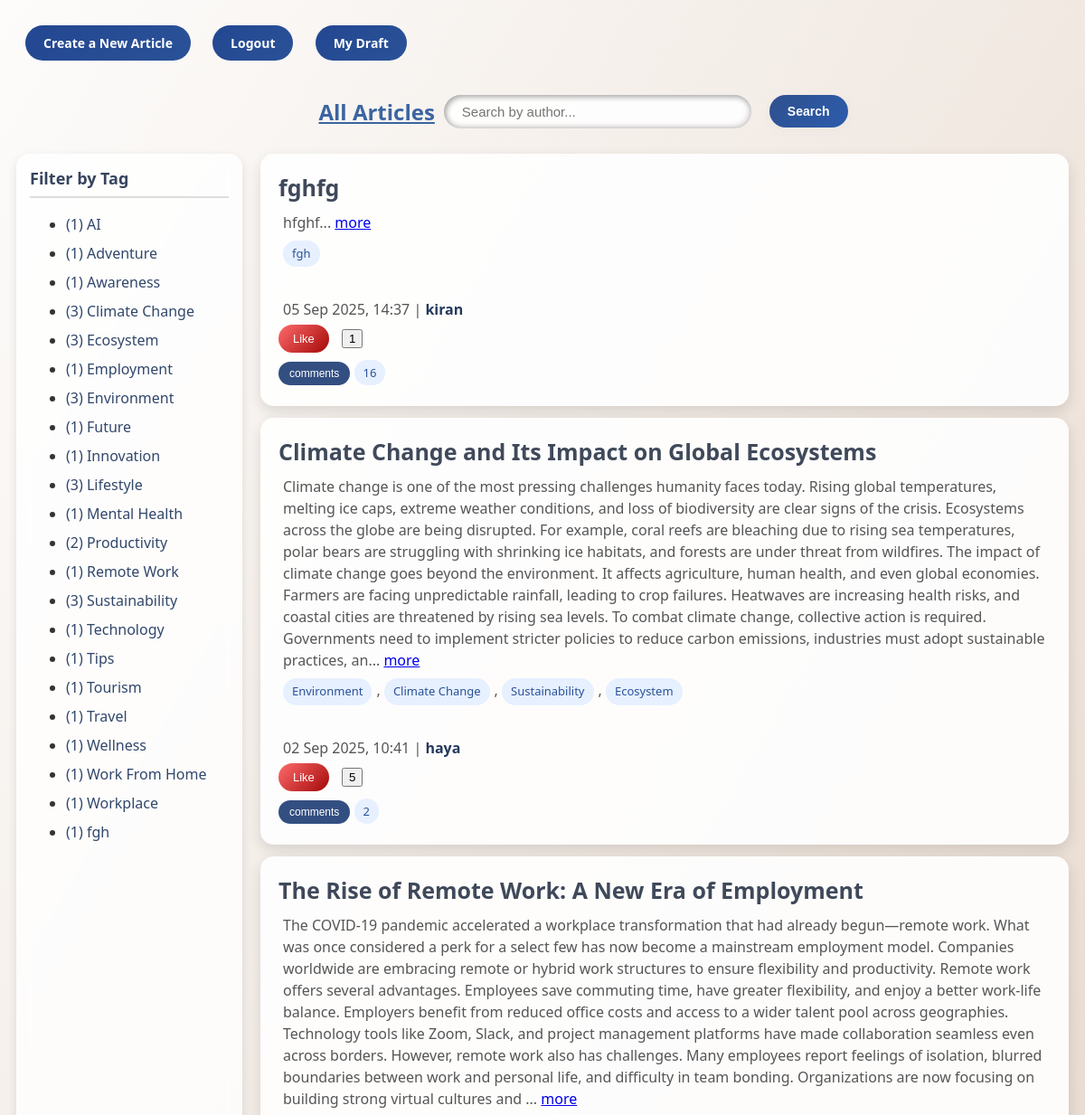
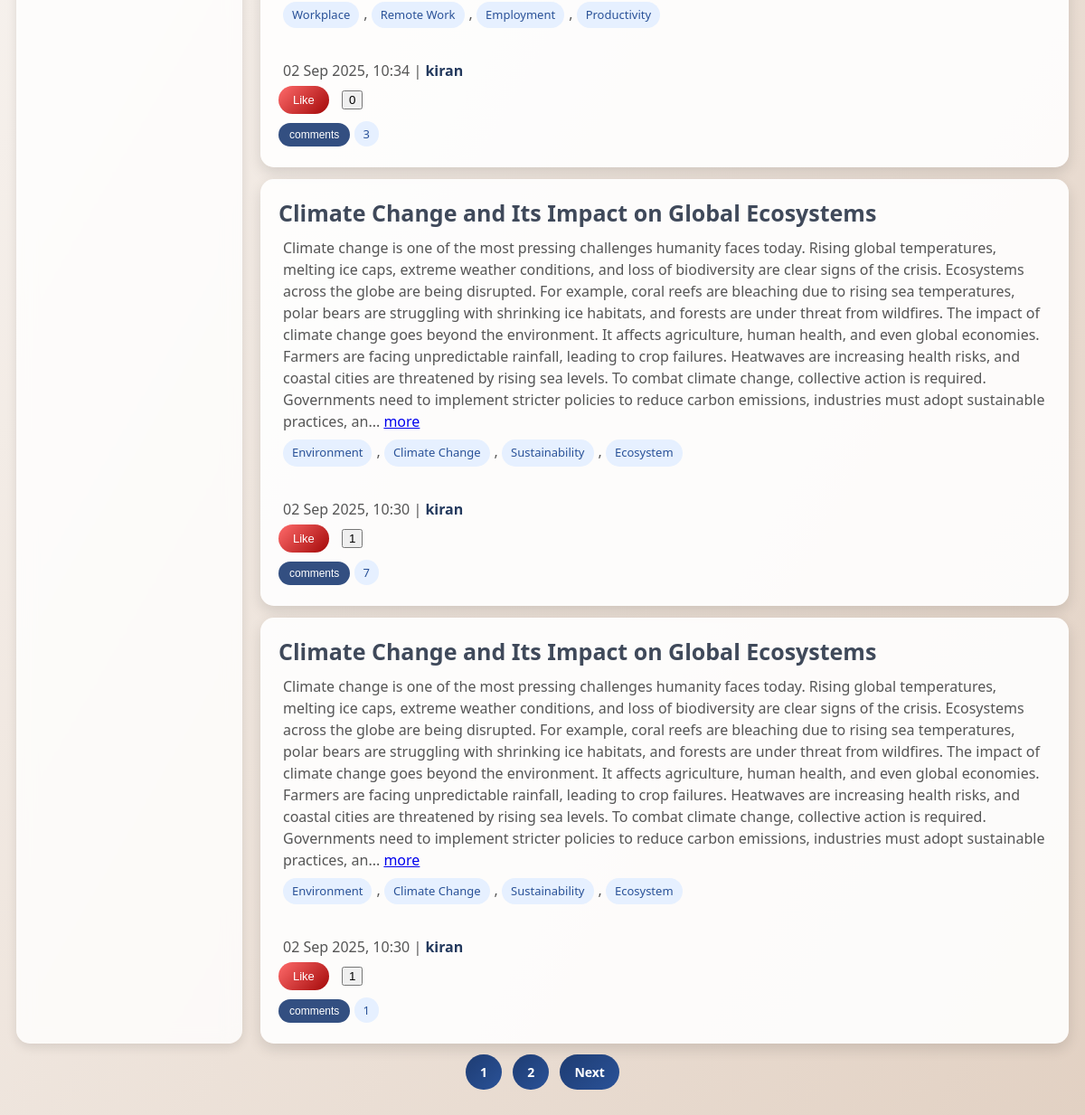
/article_list/ (signed in), run on the app's committed database (2 pictures, top to bottom).
### myapp/models.py (models this page shows, shortened)
class Article(models.Model):
    title = models.CharField(max_length=200)
    content = models.TextField()
    author = models.ForeignKey(User, on_delete=models.CASCADE)
    created_at = models.DateTimeField(auto_now_add=True)
    tags = models.CharField(max_length=100)
    is_draft = models.BooleanField(default=False)
    @property
    def tag_list(self):
        if self.tags:
            return [t.strip() for t in self.tags.split(",")]
        return []

### myapp/views.py (the view)
# urls.py: path('article_list/', views.article_list, name='article_list'),
def article_list(request):
    tag = request.GET.get("tag")
    author = request.GET.get("author")
    all_articles = Article.objects.filter(is_draft=False)
    tag_list = {}
    for art in all_articles:
        for t in art.tag_list:
            tag_list[t] = tag_list.get(t, 0) + 1
    tag_list = sorted(tag_list.items())
    articles = all_articles.order_by("-id")
    if tag:
        articles = [a for a in articles if tag in a.tag_list]
    if author:
        articles = articles.filter(author__username__icontains=author)
    paginator = Paginator(articles, 5)
    page_number = request.GET.get("page")
    page_obj = paginator.get_page(page_number)
    liked_articles = []
    if request.user.is_authenticated:
        liked_articles = request.user.like_set.values_list("article_id", flat=True)
    return render(request, "article_list.html", {
        "articles": page_obj,
        "tag_list": tag_list,
        "selected_tag": tag,
        "author_name": author,
        "page_obj": page_obj,
        "liked_articles": liked_articles,
    })

### myapp/templates/article_list.html (shortened to what this page needs)
{% extends 'base.html' %}
{% load static %}
{% block content %}
<div class="div2">
<div id="article-list-container">
  {% if user.is_authenticated %}
  <div class="button-3">
    <a href="{% url 'create_article' %}" class="button-link" id="create-article-link">Create a New Article</a>
    <a href="{% url 'logout' %}" class="button-link" id="logout-link">Logout</a>
    <a href="{% url 'draft_list' %}" class="button-link" id="draft-link">My Draft</a>
  </div>
  {% else %}
    <a href="{% url 'login' %}" class="button-link" id="login-link">Login</a>
    <a href="{% url 'register' %}" class="button-link" id="register-link">Register</a>
  {% endif %}
  <div class="search-bar" >
    <a href="{% url 'article_list' %}" class="underline-link" ><h2>All Articles</h2></a>
    <input type="text" id="author-search" placeholder="Search by author..."value="{{ request.GET.author|default:'' }}">
    <button id="author-search-btn" class="button-link">Search</button>
  </div>
  <div class="layout">
    <div class="tag-sidebar">
      <h3>Filter by Tag</h3>
      <ul>
        {% for tag, count in tag_list %}
          <li>
            <a href="?tag={{ tag }}">({{ count }}) {{ tag }} </a>
          </li>
        {% endfor %}
      </ul>
    </div>
    <div class="article-container">
      {% for article in articles %}
        <div class="article-card" data-id="{{ article.id }}">
          <h4> {{ article.title }}</h4>
          <p id="short-{{ article.id }}">
            {{ article.content|slice:":900" }}...
            <a href="#" class="more-link" data-id="{{ article.id }}">more</a>
          </p>
          <p>
            {% for tag in article.tag_list %}
              <span>{{ tag }}</span>{% if not forloop.last %}, {% endif %}
            {% endfor %}<br>
          </p><br>
          <p>{{ article.created_at|date:"d M Y, H:i" }} | <strong style="color:#23395d">{{ article.author.username }}</strong></p>
          {% if user.is_authenticated %}
          <button class="like-btn" data-article="{{ article.id }}">
            {% if article.id in liked_articles %}
              Liked
            {% else %}
              Like
            {% endif %}
          </button>
          {% else %}
            Login :
        {% endif %}
        <button class="like-count" id="like-count-{{ article.id }}" data-article="{{ article.id }}">
          {{ article.like_set.count|default:"0" }}
        </button>
          <div class="comments-section">
            <button class="comments-btn" data-article="{{ article.id }}">comments</button>
            <span class="comments-count" id="comments-count-{{ article.id }}">
              {{ article.comments.count|default:"0" }}
            </span>
          </div>
        </div>
      {% empty %}
        <p>No articles found.</p>
      {% endfor %}
    </div>
  </div>
</div>
  <div class="pagination" style="text-align:center; margin-top:20px;">
  {% for num in page_obj.paginator.page_range %}
    {% if page_obj.number == num %}
      <span class="button-link2" >{{ num }}</span>
    {% else %}
      <a href="?page={{ num }}{% if selected_tag %}&tag={{ selected_tag }}{% endif %}{% if author_name %}&author={{ author_name }}{% endif %}" class="button-link2">{{ num }}</a>
    {% endif %}
  {% endfor %}
  {% if page_obj.has_next %}
    <a href="?page={{ page_obj.next_page_number }}{% if selected_tag %}&tag={{ selected_tag }}{% endif %}{% if author_name %}&author={{ author_name }}{% endif %}" class="button-link2">Next</a>
  {% endif %}
  </div>
</div>
{% endblock %}

### myapp/templates/article_list.html (style rules this page uses)
body { font-family: 'Segoe UI', Tahoma, Geneva, Verdana, sans-serif; background: linear-gradient(120deg, #fdfcfb, #e2d1c3); color: #333; }
.div2 { margin: 0; padding: 10px ; max-width: 100%; }
.button-link { display: inline-block; padding: 10px 20px; background: linear-gradient(135deg, #234791ff, #2a5298); color: #fff; border-radius: 30px; text-decoration: none; font-weight: 600; font-size: 14px; margin: 10px; }
.search-bar { margin: 10px 0; gap: 10px; display: flex; justify-content: center; align-items: center; }
.search-bar input[type="text"] { padding: 10px 20px; width: 300px; border: none; border-radius: 25px; font-size: 15px; background: rgba(255,255,255,0.9); box-shadow: inset 2px 2px 6px rgba(163, 163, 163, 1), inset -2px -2px 6px rgba(206, 200, 200, 0.8); }
.search-bar button { padding: 10px 20px; border-radius: 25px; border: none; cursor: pointer; background: linear-gradient(135deg, #2e508dff, #2d5cadff); color: #fff; font-weight: 600; box-shadow: 0 4px 12px rgba(211, 208, 208, 0.15); }
.layout { display: grid; grid-template-columns: 250px 1fr; max-width: 100%; width: 100%; max-width: 100%; gap: 20px; }
.tag-sidebar { background: rgba(255,255,255,0.8); padding: 15px; border-radius: 15px; backdrop-filter: blur(10px); box-shadow: 0 4px 12px rgba(0,0,0,0.1); }
.tag-sidebar h3 { margin-top: 0; font-size: 18px; color: #36445eff; border-bottom: 2px solid #ddd; padding-bottom: 8px; }
.tag-sidebar li { margin: 10px 0; }
.tag-sidebar a { text-decoration: none; font-weight: 500; color: #31476bff; }
.article-container { display: flex; flex-direction: column; gap: 13px; }
.article-card { padding: 20px ; border-radius: 15px; background: rgba(255,255,255,0.9); box-shadow: 0 6px 15px rgba(0,0,0,0.12); }
.article-card h4 { margin: 0 0 10px; font-size: 25px; color: #3f495aff; }
.article-card p { margin: 5px ; line-height: 1.5; color: #555; }
.article-card span { display: inline-block; background: #e6f0ff; padding: 5px 10px; border-radius: 15px; font-size: 13px; margin: 3px 5px 3px 0; color: #2a5298; font-weight: 500; }
.like-btn { background: linear-gradient(135deg, #ff6b6b, #a30808ff); border: none; padding: 8px 16px; border-radius: 20px; color: white; cursor: pointer; font-size: 13px; margin-right: 10px; }
.comments-btn { background: #334f81ff; color: white; border: none; padding: 6px 12px; border-radius: 15px; cursor: pointer; font-size: 12px; margin-top: 10px; transition: 0.3s; }
.pagination { margin: 30px 0; text-align: center; }
.button-link2 { padding: 10px 16px; margin: 4px; background: linear-gradient(135deg, #1e3c72, #2a5298); color: #fff; border-radius: 25px; text-decoration: none; font-size: 14px; font-weight: 600; transition: 0.3s; }
.underline-link { text-decoration: underline; color: #3b64a1ff; margin-left: 100px; }

### data on the page
Article: tag_list "fgh", title "fghfg", content "hfghf", tag_list "fgh", created_at "05 Sep 2025, 14:37", author.username "kiran", shows "Like", like_set.count "1", comments.count "16"
Article: title "Climate Change and Its Impact on Global Ecosystems", content "Climate change is one of the most pressing challenges humanity faces today. Rising global temperatures, melting ice caps, extreme weather conditions, and loss of biodiversity are clear signs of the crisis. Ecosystems across the globe are being disrupted. For example, coral reefs are bleaching due to rising sea temperatures, polar bears are struggling with shrinking ice habitats, and forests are under threat from wildfires. The impact of climate change goes beyond the environment. It affects agriculture, human health, and even global economies. Farmers are facing unpredictable rainfall, leading to crop failures. Heatwaves are increasing health risks, and coastal cities are threatened by…", tag_list "Environment" "Climate Change" "Sustainability" "Ecosystem", created_at "02 Sep 2025, 10:41", author.username "haya", shows "Like", like_set.count "5", comments.count "2"
Article: title "The Rise of Remote Work: A New Era of Employment", content "The COVID-19 pandemic accelerated a workplace transformation that had already begun—remote work. What was once considered a perk for a select few has now become a mainstream employment model. Companies worldwide are embracing remote or hybrid work structures to ensure flexibility and productivity. Remote work offers several advantages. Employees save commuting time, have greater flexibility, and enjoy a better work-life balance. Employers benefit from reduced office costs and access to a wider talent pool across geographies. Technology tools like Zoom, Slack, and project management platforms have made collaboration seamless even across borders. However, remote work also has challenges. Many…", tag_list "Workplace" "Remote Work" "Employment" "Productivity", created_at "02 Sep 2025, 10:34", author.username "kiran", shows "Like", like_set.count "0", comments.count "3"
Article: title "Climate Change and Its Impact on Global Ecosystems", content "Climate change is one of the most pressing challenges humanity faces today. Rising global temperatures, melting ice caps, extreme weather conditions, and loss of biodiversity are clear signs of the crisis. Ecosystems across the globe are being disrupted. For example, coral reefs are bleaching due to rising sea temperatures, polar bears are struggling with shrinking ice habitats, and forests are under threat from wildfires. The impact of climate change goes beyond the environment. It affects agriculture, human health, and even global economies. Farmers are facing unpredictable rainfall, leading to crop failures. Heatwaves are increasing health risks, and coastal cities are threatened by…", tag_list "Environment" "Climate Change" "Sustainability" "Ecosystem", created_at "02 Sep 2025, 10:30", author.username "kiran", shows "Like", like_set.count "1", comments.count "7"
Article: title "Climate Change and Its Impact on Global Ecosystems", content "Climate change is one of the most pressing challenges humanity faces today. Rising global temperatures, melting ice caps, extreme weather conditions, and loss of biodiversity are clear signs of the crisis. Ecosystems across the globe are being disrupted. For example, coral reefs are bleaching due to rising sea temperatures, polar bears are struggling with shrinking ice habitats, and forests are under threat from wildfires. The impact of climate change goes beyond the environment. It affects agriculture, human health, and even global economies. Farmers are facing unpredictable rainfall, leading to crop failures. Heatwaves are increasing health risks, and coastal cities are threatened by…", tag_list "Environment" "Climate Change" "Sustainability" "Ecosystem", created_at "02 Sep 2025, 10:30", author.username "kiran", shows "Like", like_set.count "1", comments.count "1"

### other printed values
{{ count }} "1" "1" "1" "3" "3" "1" "3" "1" "1" "3" "1" "2" "1" "3" "1" "1" "1" "1" "1" "1" "1" "1"
{{ tag }} "AI" "Adventure" "Awareness" "Climate Change" "Ecosystem" "Employment" "Environment" "Future" "Innovation" "Lifestyle" "Mental Health" "Productivity" "Remote Work" "Sustainability" "Technology" "Tips" "Tourism" "Travel" "Wellness" "Work From Home" "Workplace"
{{ num }} "1"
{{ num }} "2"
